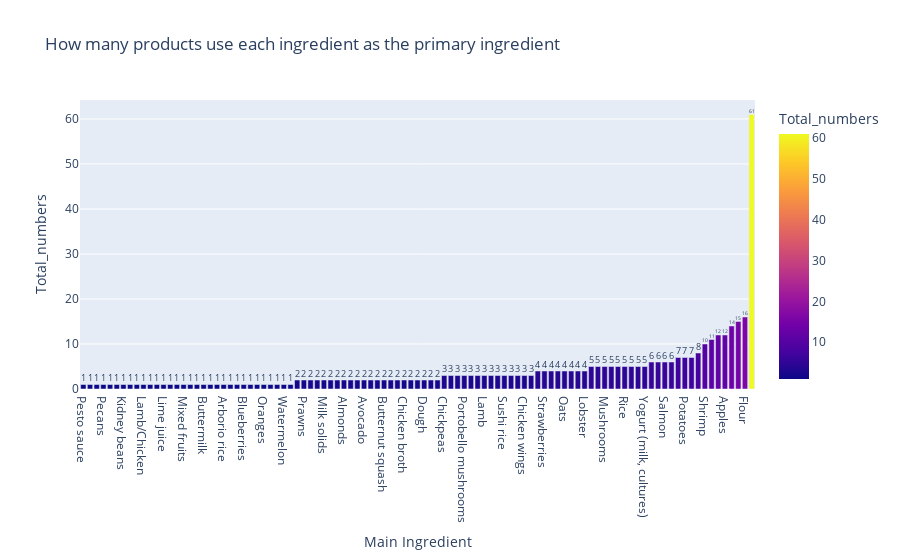

The cell this chart's notebook holds for it:
### Code cell
import plotly.express as px

data = df.groupby(['Main Ingredient'])['Food Product'].count().reset_index(name='Total_numbers')
#data= data[data.Total_numbers > 2] 
Data= data.sort_values('Total_numbers',ascending = True)

fig = px.bar(Data, x="Main Ingredient", y="Total_numbers", color="Total_numbers", 
             title="How many products use each ingredient as the primary ingredient",text_auto=True)
fig.show()

### Figure 1 — Plotly figure (JSON) as saved in the notebook; plotly's stock layout.template omitted (floating-point values rounded to 4 significant figures)
{"data": [{"alignmentgroup": "True", "hovertemplate": "Main Ingredient=%{x}<br>Total_numbers=%{marker.color}<extra></extra>", "legendgroup": "", "marker": {"color": [1, 1, 1, 1, 1, 1, 1, 1, 1, 1, 1, 1, 1, 1, 1, 1, 1, 1, 1, 1, 1, 1, 1, 1, 1, 1, 1, 1, 1, 1, 1, 1, 2, 2, 2, 2, 2, 2, 2, 2, 2, 2, 2, 2, 2, 2, 2, 2, 2, 2, 2, 2, 2, 2, 3, 3, 3, 3, 3, 3, 3, 3, 3, 3, 3, 3, 3, 3, 4, 4, 4, 4, 4, 4, 4, 4, 5, 5, 5, 5, 5, 5, 5, 5, 5, 6, 6, 6, 6, 7, 7, 7, 8, 10, 11, 12, 12, 14, 15, 16, 61], "coloraxis": "coloraxis", "pattern": {"shape": ""}}, "name": "", "offsetgroup": "", "orientation": "v", "showlegend": false, "textposition": "auto", "texttemplate": "%{y}", "type": "bar", "x": ["Pesto sauce", "Fish", "Fermented batter", "Pecans", "Greek yogurt", "Semolina", "Kidney beans", "Cream cheese", "Cottage cheese", "Lamb/Chicken", "Lentil dumplings", "Sausage", "Lime juice", "Miso paste", "Fish (salmon, tuna)", "Mixed fruits", "Cauliflower", "Berries", "Buttermilk", "Mutton", "Brie cheese", "Arborio rice", "Pineapple", "Pork ribs", "Blueberries", "Black beans", "Potato", "Oranges", "Popcorn", "Basmati rice", "Watermelon", "Bacon", "Peanuts", "Prawns", "Salmon fillet", "Milk", "Milk solids", "Grilled chicken", "Graham crackers", "Almonds", "Fish fillets", "Wheat flour", "Avocado", "Tuna", "Sweet potatoes", "Butternut squash", "Cabbage", "Soybeans", "Chicken broth", "Chicken breast", "Sugar", "Dough", "Cod", "Cucumber", "Chickpeas", "Cucumbers", "Bread", "Portobello mushrooms", "Brussels sprouts", "Ladyfingers", "Lamb", "Carrots", "Cheese", "Sushi rice", "Quinoa", "Lemon juice", "Chicken wings", "Chocolate", "Pumpkin", "Strawberries", "Zucchini", "Paneer", "Oats", "Bananas", "Bell peppers", "Lobster", "Lentils", "Onions", "Mushrooms", "Tofu", "Mixed berries", "Rice", "Romaine lettuce", "Eggplant", "Yogurt (milk, cultures)", "Eggs", "Ground beef", "Salmon", "Mango", "Vegetables", "Potatoes", "Pizza dough", "Mixed vegetables", "Shrimp", "Spinach", "Tomatoes", "Apples", "Pasta", "Beef", "Flour", "Chicken"], "xaxis": "x", "y": [1, 1, 1, 1, 1, 1, 1, 1, 1, 1, 1, 1, 1, 1, 1, 1, 1, 1, 1, 1, 1, 1, 1, 1, 1, 1, 1, 1, 1, 1, 1, 1, 2, 2, 2, 2, 2, 2, 2, 2, 2, 2, 2, 2, 2, 2, 2, 2, 2, 2, 2, 2, 2, 2, 3, 3, 3, 3, 3, 3, 3, 3, 3, 3, 3, 3, 3, 3, 4, 4, 4, 4, 4, 4, 4, 4, 5, 5, 5, 5, 5, 5, 5, 5, 5, 6, 6, 6, 6, 7, 7, 7, 8, 10, 11, 12, 12, 14, 15, 16, 61], "yaxis": "y"}], "layout": {"barmode": "relative", "coloraxis": {"colorbar": {"title": {"text": "Total_numbers"}}, "colorscale": [[0, "#0d0887"], [0.1111, "#46039f"], [0.2222, "#7201a8"], [0.3333, "#9c179e"], [0.4444, "#bd3786"], [0.5556, "#d8576b"], [0.6667, "#ed7953"], [0.7778, "#fb9f3a"], [0.8889, "#fdca26"], [1, "#f0f921"]]}, "legend": {"tracegroupgap": 0}, "title": {"text": "How many products use each ingredient as the primary ingredient"}, "xaxis": {"anchor": "y", "domain": [0, 1], "title": {"text": "Main Ingredient"}}, "yaxis": {"anchor": "x", "domain": [0, 1], "title": {"text": "Total_numbers"}}}}
